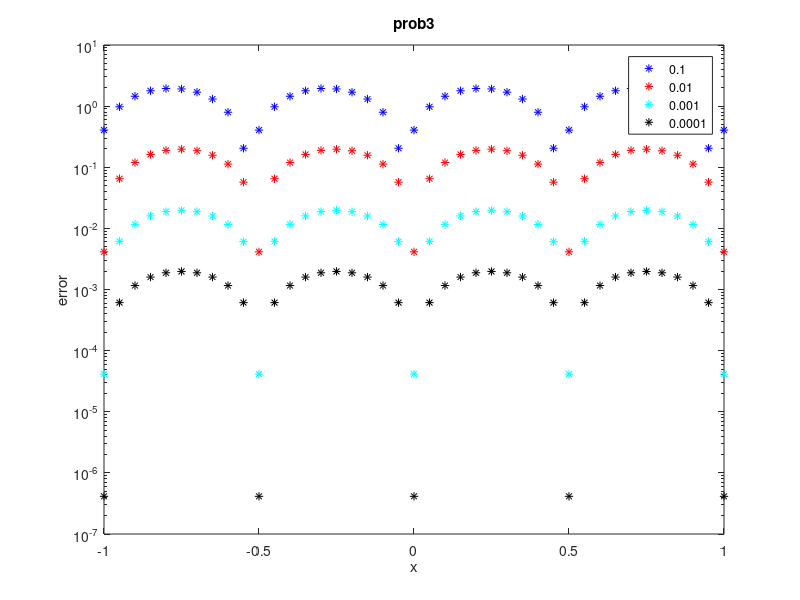

The MATLAB script that drew this image:
x = (-1):0.05:1;
y = sin(2*pi*x);
z = 2*pi*cos(2*pi*x);
a  = (sin(2*pi*(x+0.1)) - sin(2*pi*x))/0.1;
b  = (sin(2*pi*(x+0.01)) - sin(2*pi*x))/0.01;
c  = (sin(2*pi*(x+0.001)) - sin(2*pi*x))/0.001;
d  = (sin(2*pi*(x+0.0001)) - sin(2*pi*x))/0.0001;
figure,semilogy(x,abs(a-z),'b*');
hold on
semilogy(x,abs(b-z),'r*');
semilogy(x,abs(c-z),'c*');
semilogy(x,abs(d-z),'k*');
legend('0.1','0.01','0.001','0.0001');
title('prob3');
xlabel('x');
ylabel('error');
hold off